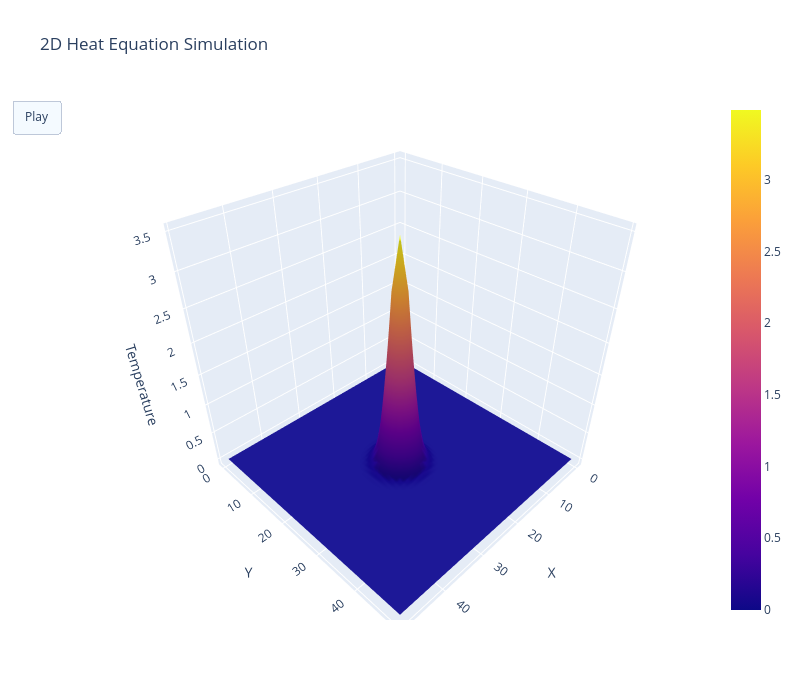

Notebook cell for this chart:
### Code cell
import numpy as np
import plotly.graph_objects as go

# grid size
nx, ny = 50, 50
dx = dy = 1

# thermal diffusivity
alpha = 0.2

# time step
dt = 0.1
steps = 120

# temperature grid
u = np.zeros((nx, ny))

# initial heat spike in center
u[nx//2, ny//2] = 100

frames = []

for step in range(steps):

    u_new = u.copy()

    # finite difference update
    for i in range(1, nx-1):
        for j in range(1, ny-1):

            laplacian = (
                u[i+1,j] + u[i-1,j] +
                u[i,j+1] + u[i,j-1] -
                4*u[i,j]
            )

            u_new[i,j] = u[i,j] + alpha*dt*laplacian

    u = u_new

    if step % 3 == 0:
        frames.append(
            go.Frame(
                data=[go.Surface(z=u)]
            )
        )

# initial plot
fig = go.Figure(
    data=[go.Surface(z=u)],
    frames=frames
)

fig.update_layout(
    title="2D Heat Equation Simulation",
    scene=dict(
        zaxis_title="Temperature",
        xaxis_title="X",
        yaxis_title="Y"
    ),
    width=800,
    height=700,
    updatemenus=[{
        "type": "buttons",
        "buttons":[
            {
                "label":"Play",
                "method":"animate",
                "args":[None]
            }
        ]
    }]
)

fig.show()

### Figure 1 — Plotly figure (JSON) as saved in the notebook; plotly's stock layout.template omitted (floating-point values rounded to 4 significant figures; data arrays with more than 128 entries replaced by an {"elided": "..."} marker saying what was removed)
{"data": [{"type": "surface", "z": {"elided": "50x50 float values"}}], "layout": {"height": 700, "scene": {"xaxis": {"title": {"text": "X"}}, "yaxis": {"title": {"text": "Y"}}, "zaxis": {"title": {"text": "Temperature"}}}, "title": {"text": "2D Heat Equation Simulation"}, "updatemenus": [{"buttons": [{"args": [null], "label": "Play", "method": "animate"}], "type": "buttons"}], "width": 800}}
